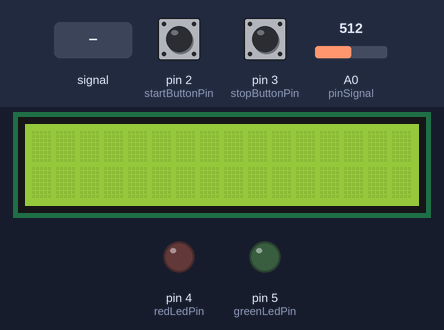
A sketch run on a simulated Arduino Uno, built with avr-gcc and run on an emulated ATmega328P. Parts: 16×2 character LCD, output pins drawn as LEDs (lit = HIGH). The test bench sets the inputs (shaded band); at power-on: pin 2 (startButtonPin) HIGH, A0 (pinSignal) = 512, pin 3 (stopButtonPin) HIGH. What the sketch prints to the serial monitor is not drawn.

Above: at 1.2 s.
1.3 s: pin 2 (startButtonPin) pulled LOW for 1.2 s
At 3.3 s:
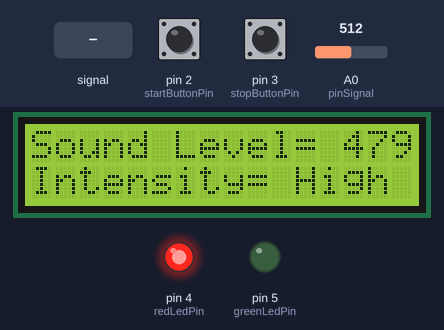
4.0 s: A0 (pinSignal) set to 147
At 5.2 s:
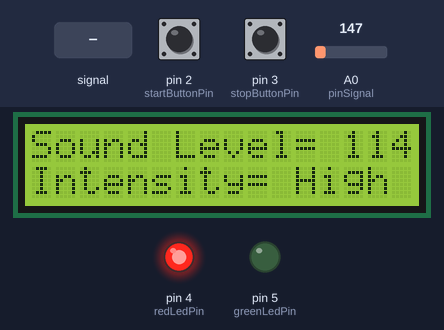
6.1 s: A0 (pinSignal) set to 118
At 7.1 s:
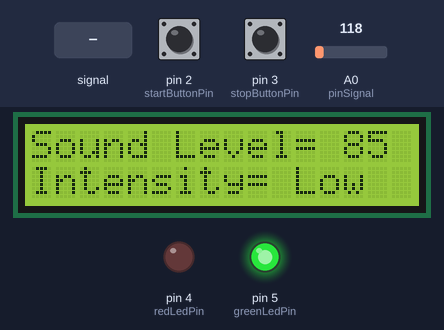
8.1 s: A0 (pinSignal) fed a 200 Hz sine of ±81 counts around its level
At 11.1 s:
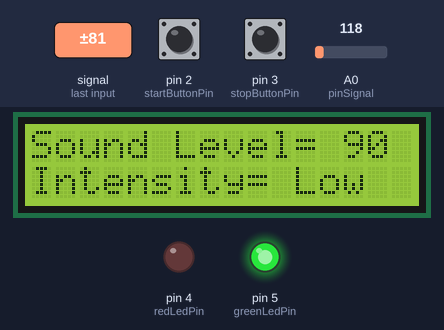
11.2 s: pin 3 (stopButtonPin) pulled LOW for 1.2 s
At 13.2 s:
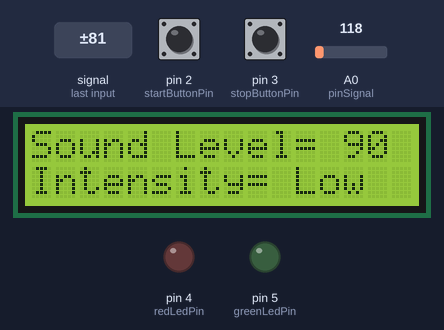
13.9 s: pin 2 (startButtonPin) pulled LOW for 1.2 s
At 15.5 s:
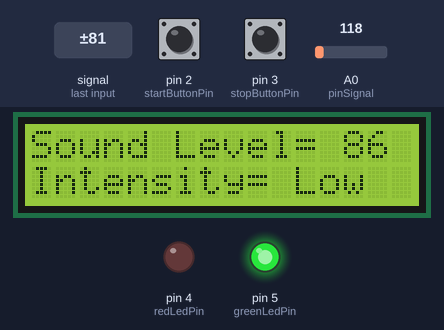
Timing chart, 0 to 17.0 s (numbered marks = the images above; inputs shaded):
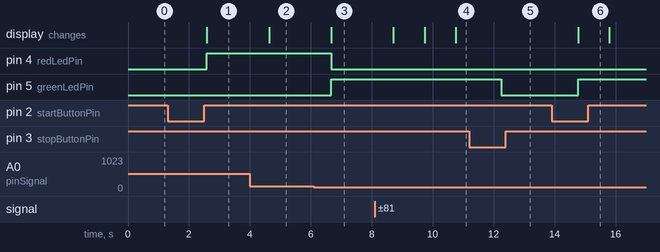

The sketch:

DecibemMeter.ino
```cpp
#include <LiquidCrystal.h>
LiquidCrystal lcd(7, 8, 10, 11, 12, 13);

int num_Measure = 128;    // Anzahl der Messungen
int pinSignal = A0;       // Pin für das Mikrofon
long Sound_signal;        // Gelesene Werte vom Mikrofon
long sum = 0;             // Summe der Messwerte
long level = 0;           // Durchschnittswert der Messungen
int soundThreshold = 100; // Schwellenwert für LEDs

const int redLedPin = 4;   // Pin für die rote LED
const int greenLedPin = 5; // Pin für die grüne LED
const int startButtonPin = 2; // Pin für den Start-Button
const int stopButtonPin = 3;  // Pin für den Stop-Button

int startButtonState = 0; // Status des Start-Buttons
int stopButtonState = 0;  // Status des Stop-Buttons
bool collectingData = false; // Zustand der Datensammlung

void setup() {
  pinMode(pinSignal, INPUT);          // Mikrofon als Eingabe
  pinMode(redLedPin, OUTPUT);         // Rote LED als Ausgang
  pinMode(greenLedPin, OUTPUT);       // Grüne LED als Ausgang
  pinMode(startButtonPin, INPUT_PULLUP); // Start-Button mit Pullup
  pinMode(stopButtonPin, INPUT_PULLUP);  // Stop-Button mit Pullup
  Serial.begin(9600);                // Serielle Kommunikation starten
  lcd.begin(16, 2);                  // LCD initialisieren
  lcd.clear();                       // LCD leeren
}

void loop() {
  // Button-Status lesen
  startButtonState = digitalRead(startButtonPin);
  stopButtonState = digitalRead(stopButtonPin);

  // Start-Button gedrückt
  if (startButtonState == LOW) {
    collectingData = true;
    delay(500); // Entprellen
    Serial.println("START_SCRIPT");
  }

  // Stop-Button gedrückt
  if (stopButtonState == LOW) {
    collectingData = false;
    delay(500); // Entprellen
    Serial.println("STOP_SCRIPT");
  }

  // Dezibelmessung und Verarbeitung
  if (collectingData) {
    for (int i = 0; i < num_Measure; i++) {
      Sound_signal = analogRead(pinSignal);
      sum += Sound_signal;
    }
    level = sum / num_Measure;
    sum = 0; // Summe zurücksetzen

    long decibel = level - 33;

    // Dezibelwerte an den Raspberry Pi senden
    Serial.print("DECIBEL: ");
    Serial.println(decibel);

    // Dezibelwerte auf dem LCD anzeigen
    lcd.setCursor(0, 0);
    lcd.print("Sound Level=     ");
    lcd.setCursor(0, 0);
    lcd.print("Sound Level= ");
    lcd.print(decibel);

    lcd.setCursor(0, 1);
    if (decibel < soundThreshold) {
      lcd.print("Intensity= Low  ");
      digitalWrite(redLedPin, LOW);  // Rote LED aus
      digitalWrite(greenLedPin, HIGH); // Grüne LED an
    } else {
      lcd.print("Intensity= High ");
      digitalWrite(redLedPin, HIGH); // Rote LED an
      digitalWrite(greenLedPin, LOW);  // Grüne LED aus
    }
  } else {
    // LEDs ausschalten, wenn keine Datensammlung
    digitalWrite(redLedPin, LOW);
    digitalWrite(greenLedPin, LOW);
  }

  delay(1000); // Warte 1 Sekunde vor der nächsten Messung
}
```

Measured:
- the behaviour switches between 133 and 132 on A0 (pinSignal) (found by bisection; images 2 and 3)
- after the input at 1.3 s, pin 4 (redLedPin): LOW → HIGH after 1.3 s; the display: changes after 1.3 s (image 1)
- after the input at 4.0 s, the display: changes after 0.63 s (image 2)
- after the input at 6.1 s, pin 4 (redLedPin): HIGH → LOW after 0.57 s; pin 5 (greenLedPin): LOW → HIGH after 0.57 s; the display: changes after 0.57 s (image 3)
- after the input at 8.1 s, the display: first changes after 0.61 s (image 4 shows a later state)
- after the input at 11.2 s, pin 5 (greenLedPin): HIGH → LOW after 1.1 s
- after the input at 13.9 s, pin 5 (greenLedPin): LOW → HIGH after 0.88 s; the display: changes after 0.88 s (image 6)
